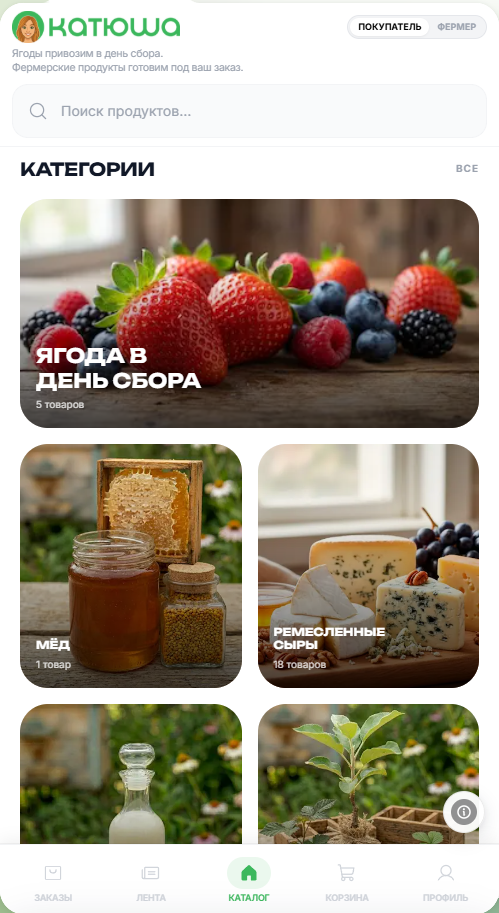
#> input picture assets/reference/screen_katusha.png, 499 x 913 px
$ python compare_nav_pixels.py
#> lines starting #> are read from the running program, lines starting #| are printed output that depends on the picture; pictures that were not available may be replaced by others from this repository, and a replacement may not be noted
#!/usr/bin/env python3
"""Сравнение нижнего меню (y=834..913) с референсом."""
from __future__ import annotations

import sys
from pathlib import Path

ROOT = Path(__file__).resolve().parents[1]
REF = ROOT / "assets" / "reference" / "screen_katusha.png"
CUR = ROOT / "logs" / "verify_categories.png"
Y0, Y1 = 834, 913
THRESHOLD = 1.0


def main() -> int:
    try:
        from PIL import Image, ImageChops, ImageStat
    except ImportError:
        return 1

    ref = Image.open(REF).convert("RGB").crop((0, Y0, 499, Y1))
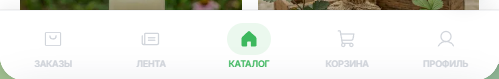
#> ref: PIL image 499x79 RGB; mean R, G, B 232, 232.9, 228.2
    cur = Image.open(CUR).convert("RGB").crop((0, Y0, 499, Y1))
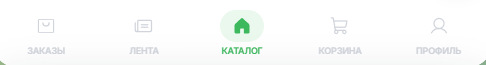
#> input picture assets/reference/bottom_nav_ref.png, 486 x 65 px, given in place of verify_categories.png, which was not available
#> cur: PIL image 499x79 RGB; every value is 0
    diff = ImageChops.difference(ref, cur)
    pct = sum(ImageStat.Stat(diff).mean) / 3.0 / 255.0 * 100.0
#> pct = 90.6
    out = ROOT / "logs" / "nav_diff.png"
    diff.save(out)
    side = ROOT / "logs" / "nav_side_by_side.png"
    comb = Image.new("RGB", (ref.width * 2, ref.height))
#> comb: PIL image 998x79 RGB; every value is 0
    comb.paste(ref, (0, 0))
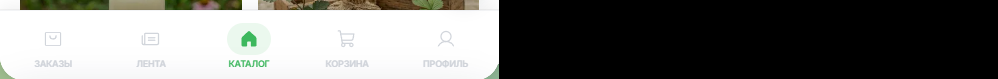
#> comb: PIL image 998x79 RGB; mean R, G, B 116, 116.5, 114.1
    comb.paste(cur, (ref.width, 0))
    comb.save(side)
    print(f"nav {ref.size} mean_diff={pct:.2f}% threshold={THRESHOLD}%")
#| nav (499, 79) mean_diff=90.60% threshold=1.0%
    return 0 if pct < THRESHOLD else 1


if __name__ == "__main__":
#> (the run stopped early here; a loop or call above may not have finished)
